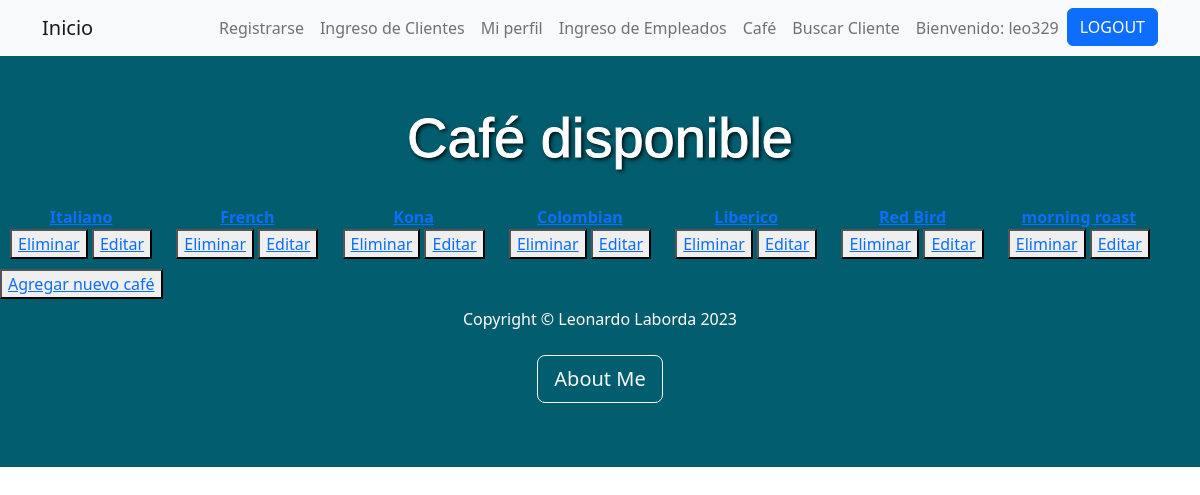
Before: /tercera_entregaApp/listacafe/ (signed in) with the older database file.
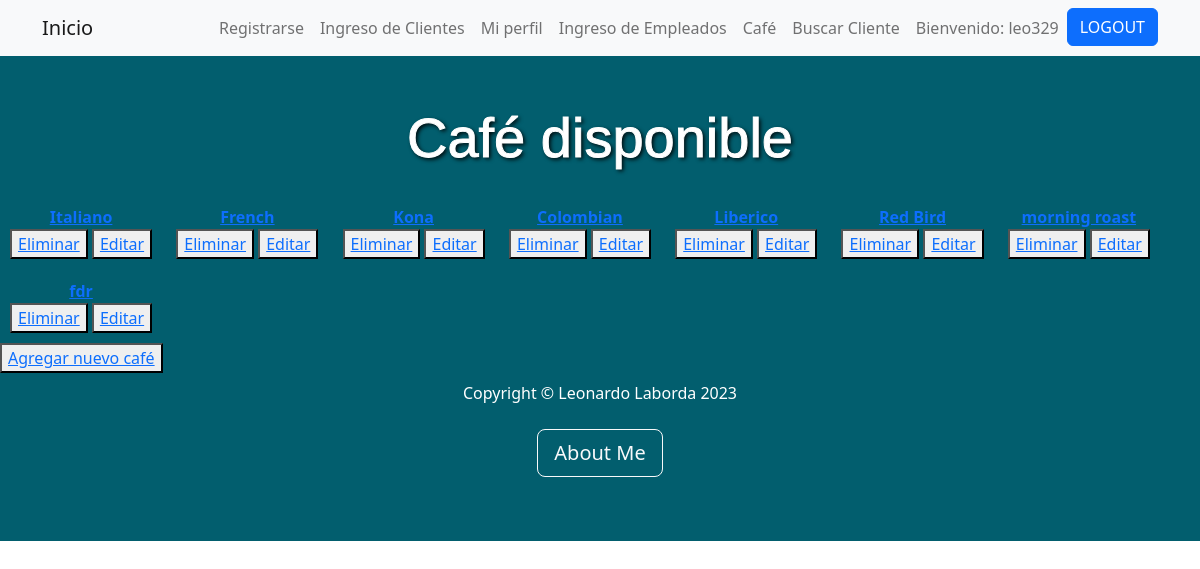
After: the same page with the newer database file.
### tercera_entregaApp/models.py (models this page shows)
class Tipo_cafe(models.Model):
    nombre = models.CharField(max_length=50)
    tostado = models.CharField(max_length=50)
    grano = models.CharField(max_length=50)
    cantidad_kg = models.IntegerField()
    imagen = models.ImageField(upload_to='tipo_cafe/', blank=True, null=True)
    def __str__(self):
        return f'{self.nombre}'

### tercera_entregaApp/views.py (the view)
# urls.py: path('listacafe/', staff_member_required(Listacafe.as_view(), redirect_field_name='/tercera_entregaApp/noaut/'), name="listacafe"),
class Listacafe(LoginRequiredMixin, ListView):
  model = Tipo_cafe
  template_name = 'listacafe.html'
  context_object_name = 'cafe'

### tercera_entregaApp/templates/listacafe.html (shortened to what this page needs)
{% extends 'base.html' %}
{% load static %}
{% block herencia %}
<div style="text-align: center; font-family: Arial, sans-serif; font-size: 24px;">
  <header class="bs-primary" style="background-color: #025e6e; py-5">
    <div class="container">
      <div class="row justify-content-center align-items-center">
        <div class="col-md-8 col-lg-6 text-center">
          <h1 class="display-4 text-white mb-3" style="text-shadow: 2px 2px 4px #000000; -webkit-text-stroke-width: 1px; -webkit-text-stroke-color: #ffffff;">Café disponible</h1>
        </div>
      </div>
    </div>
  </header>
</div>
<div>
  {% for caf in cafe %}
    <li style="display: inline-block; margin: 10px; vertical-align: top; text-align: center;">
      <a href="{% url 'cafedetail' caf.id %}">
        <strong>{{ caf }}</strong>
      </a>
      <div>
        <button>
          <a href="{% url 'cafedelete' caf.id %}">Eliminar</a>
        </button>
        <button>
          <a href="{% url 'cafeupdate' caf.id %}">Editar</a>
        </button>
      </div>
    </li>
  {% endfor %}
</div>
<button>
  <a href="{% url 'cafecreate' %}">Agregar nuevo café</a>
</button>
{% endblock herencia %}

Changed rows visible on the page:
added Tipo_cafe: nombre "fdr"
